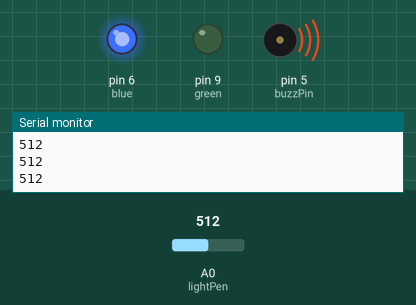
This sketch was run on a simulated Arduino Uno, built with avr-gcc and run on an emulated ATmega328P. Shown: output pins drawn as LEDs (lit = HIGH), buzzer (waves = sounding), the last lines printed to the serial monitor. The inputs (shaded band) are chosen by the test bench; at power-on: A0 (lightPen) = 512.

Above: at 1.2 s.
1.3 s: A0 (lightPen) set to 486
At 2.3 s:
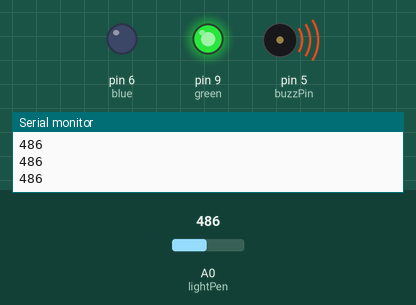
2.8 s: A0 (lightPen) set to 510
At 3.6 s:
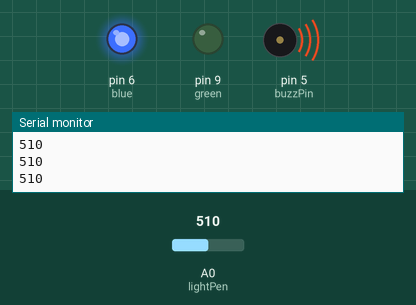
4.3 s: A0 (lightPen) set to 490
At 4.6 s:
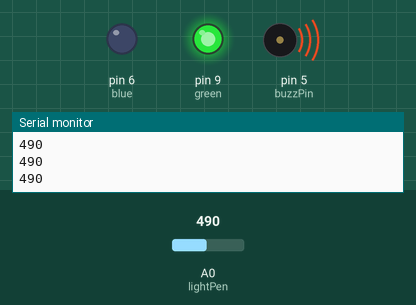
Timing chart, 0 to 7.3 s (numbered marks = the images above; inputs shaded):
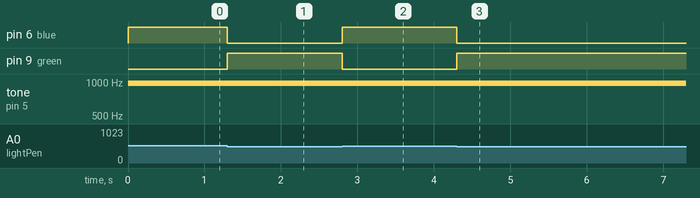

The sketch:

25_photoresistor.ino
```cpp
int lightPen=A0;
int lightVal;
int d=250;
int buzzPin = 5;
int blue = 6;
int green = 9;

void setup() {
  // put your setup code here, to run once:
pinMode(lightPen, INPUT);
Serial.begin(9600);
pinMode(buzzPin, OUTPUT);
pinMode(blue, OUTPUT);
pinMode(green, OUTPUT);
}

void loop() {
  // put your main code here, to run repeatedly:
lightVal=analogRead(lightPen);
d=(15./550.)*lightVal-(200.*15./550.)+1.;
analogWrite(buzzPin, 50);
delayMicroseconds(d);
analogWrite(buzzPin, 0);
delayMicroseconds(d);

if (lightVal>500){
  analogWrite(blue, 255);
  digitalWrite(green, LOW);
}
else {
  digitalWrite(blue, LOW);
  analogWrite(green, 255);
}
Serial.println(lightVal);
}
```

Measured:
- the behaviour switches between 501 and 500 on A0 (lightPen) (found by bisection; images 0 and 1)
- after the input at 1.3 s, pin 6 (blue): HIGH → LOW at once; pin 9 (green): LOW → HIGH at once
- after the input at 2.8 s, pin 6 (blue): LOW → HIGH at once; pin 9 (green): HIGH → LOW at once
- after the input at 4.3 s, pin 6 (blue): HIGH → LOW at once; pin 9 (green): LOW → HIGH at once
